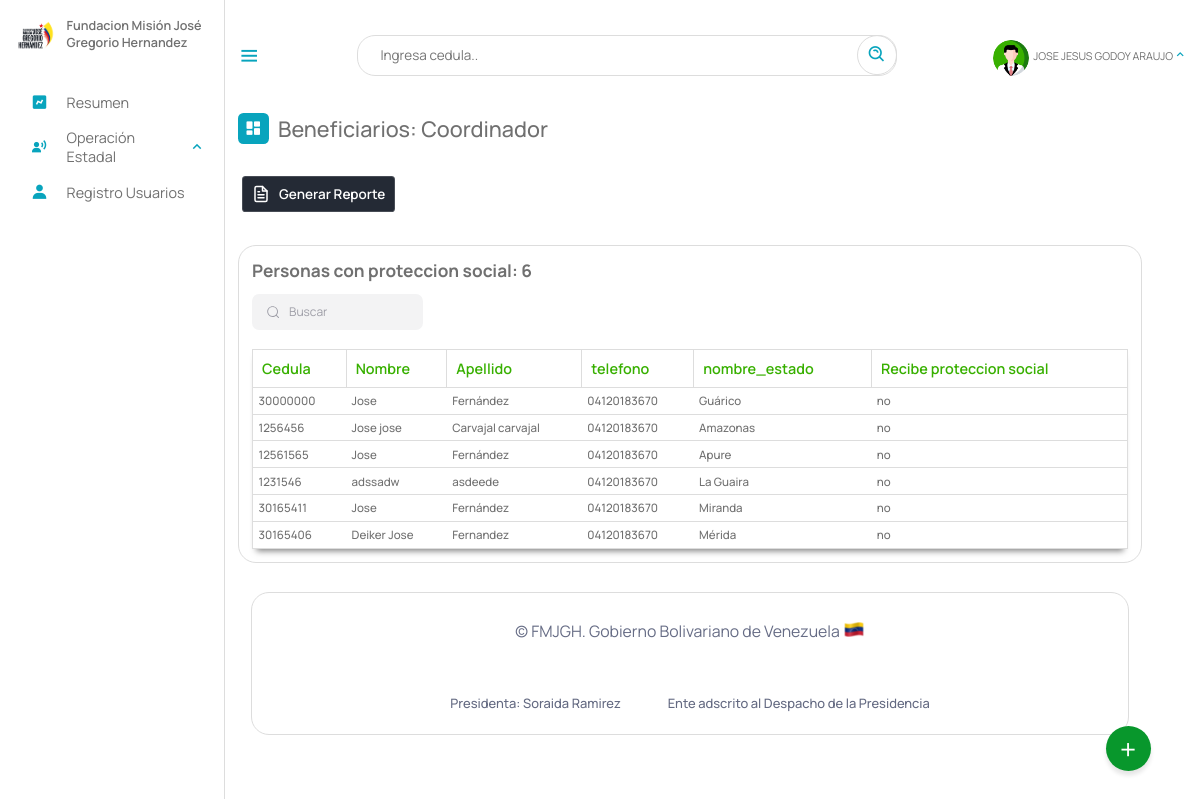
The page /Escritorio/13-proteccionSocial.php (signed in) on the database its author committed.
### tables this page shows
CREATE TABLE `beneficiario` (
  `cedula` int(12) NOT NULL,
  `nombre` text NOT NULL,
  `apellido` text NOT NULL,
  `fecha_naci` date NOT NULL,
  `email` varchar(50) NOT NULL,
  `telefono` varchar(12) NOT NULL,
  `nacionalidad` char(2) NOT NULL,
  `edad` int(2) NOT NULL,
  `sexo` char(1) NOT NULL,
  `edo_civil` text NOT NULL,
  `nro_hijo` int(2) DEFAULT NULL,
  `estado` varchar(10) NOT NULL,
  `municipio` varchar(20) NOT NULL,
  `parroquia` varchar(10) NOT NULL,
  `discapacidad` varchar(10) NOT NULL,
  `atencion_solicitada` varchar(10) DEFAULT NULL,
  `certificado` varchar(50) DEFAULT NULL,
  `registrado_por` text DEFAULT NULL,
  `fecha_registro` date NOT NULL,
  PRIMARY KEY (`cedula`),
  KEY `estado` (`estado`),
  KEY `discapacidad` (`discapacidad`),
  KEY `atencion_solicitada` (`atencion_solicitada`),
  KEY `municipio` (`municipio`),
  KEY `parroquia` (`parroquia`),
  CONSTRAINT `beneficiario_ibfk_1` FOREIGN KEY (`estado`) REFERENCES `estados` (`id_estados`) ON DELETE CASCADE,
  CONSTRAINT `beneficiario_ibfk_2` FOREIGN KEY (`municipio`) REFERENCES `municipios` (`id_municipios`) ON DELETE CASCADE,
  CONSTRAINT `beneficiario_ibfk_3` FOREIGN KEY (`parroquia`) REFERENCES `parroquia` (`id`) ON DELETE CASCADE ON UPDATE CASCADE,
  CONSTRAINT `beneficiario_ibfk_4` FOREIGN KEY (`discapacidad`) REFERENCES `discapacid_e` (`id_e`) ON DELETE CASCADE,
  CONSTRAINT `beneficiario_ibfk_5` FOREIGN KEY (`atencion_solicitada`) REFERENCES `tipoatencion` (`id`) ON DELETE CASCADE
);

CREATE TABLE `estados` (
  `id_estados` varchar(10) NOT NULL,
  `nombre_estado` text NOT NULL,
  `codigo` varchar(255) NOT NULL,
  PRIMARY KEY (`id_estados`)
);

CREATE TABLE `detalles_institucionales` (
  `id` int(11) NOT NULL AUTO_INCREMENT,
  `cedula` int(11) DEFAULT NULL,
  `proteccion_social` char(3) DEFAULT NULL,
  `institucion_registrado` text DEFAULT NULL,
  PRIMARY KEY (`id`),
  KEY `cedula` (`cedula`),
  CONSTRAINT `detalles_institucionales_ibfk_1` FOREIGN KEY (`cedula`) REFERENCES `beneficiario` (`cedula`) ON DELETE CASCADE ON UPDATE CASCADE
);

### php/01-discapacitados.php (called while the page is built, shortened)
<?php
include_once("ManejadorBD.php");
class Discapacitados extends ManejadorBD
{
	private $cnn;
	public function __construct($tipoConexion)
	{
		$this->cnn = parent::conectar($tipoConexion);
	}
	public function PersonasProteccionSocial()
	{
		try {
			$stmt = $this->cnn->prepare("SELECT beneficiario.cedula, beneficiario.nombre, beneficiario.apellido, beneficiario.telefono, estados.nombre_estado, detalles_institucionales.proteccion_social FROM
				beneficiario, estados, detalles_institucionales WHERE
				beneficiario.estado = estados.id_estados and
				beneficiario.cedula = detalles_institucionales.cedula");
			$stmt->setFetchMode(PDO::FETCH_ASSOC);
			$stmt->execute();
			return $stmt->fetchAll();
		} catch (PDOException $error) {
			echo "Error: ejecutando consulta SQL." . $error->getMessage();
			exit();
		}
	}
}

### php/ManejadorBD.php (called while the page is built, shortened)
<?php
	class ManejadorBD extends PDO {
		public $srv	= SRV;
		public $usr	= USR;
		public $pas	= PAS;
		public $dbn	= BDN;
		public function conectar($tipoConexion){
			try{
				switch ($tipoConexion) {
				    case 1:
				        $dsn = "mysql:host=$this->srv;dbname=$this->dbn";
				        break;
				}
				$dbh = new PDO($dsn, $this->usr, $this->pas);
    			$dbh->setAttribute(PDO::ATTR_ERRMODE, PDO::ERRMODE_EXCEPTION);
			}catch(PDOException $error){
                echo "Error al Conectar con la Base de Datos: ".$error->getMessage();
                exit();
			}
            $this->conexionBD = $dbh;
			return $this->conexionBD;
		}
	}
?>

### Escritorio/13-proteccionSocial.php (the view, shortened to what this page needs)
<?php
include_once("partearriba.php");
?>
<div class="dash-contenido">
    <div class="overview">
        <div class="titulo">
            <i class='bx bxs-dashboard'> </i>
            <span class="link-name">Beneficiarios: <?php echo $rol ?></span>
        </div>
    </div>
 <a href=""> <button class="download-button">
        <div class="docs"> Generar Reporte</div>
        <div class="download">
        </div>
    </button></a>
    <div class="tabla-atencion">
        <h2>Personas con proteccion social:
            <?php
            include_once("../php/01-discapacitados.php");
            $aten = new Discapacitados(1);
            $contar = $aten->PersonasProteccionSocial();
            echo count($contar);
            ?>
        </h2>
        <div class="group">
  <input placeholder="Buscar" id= "buscador" type="search" class="inputt">
</div>
<br>
        <table>
            <thead>
                <tr>
                    <th>Cedula</th>
                    <th>Nombre</th>
                    <th>Apellido</th>
                    <th>telefono</th>
                    <th>nombre_estado</th>
                    <th>Recibe proteccion social</th>
                </tr>
            </thead>
            <tbody id="spr">
                <?php
                include_once("../php/01-discapacitados.php");
                $aten = new Discapacitados(1);
                $consulta = $aten->PersonasProteccionSocial();
                if ($consulta) {
                    foreach ($consulta as $registros) {
                ?>
                        <tr>
                            <td><?php echo $registros["cedula"] ?></td>
                            <td><?php echo $registros["nombre"] ?></td>
                            <td><?php echo $registros["apellido"] ?></td>
                            <td><?php echo $registros["telefono"] ?></td>
                            <td><?php echo $registros["nombre_estado"] ?></td>
                            <td><?php echo $registros["proteccion_social"] ?></td>
                        </tr>
                <?php
                    }
                }
                ?>
            </tbody >
        </table>
    </div>
    <?php
    include_once("parteabajo.php");
    ?>

### Escritorio/estilo.css (style rules this page uses)
* { font-family: 'Manrope', sans-serif; margin: 0; padding: 0; box-sizing: border-box; scroll-behavior: smooth; }
:root { --body-color: ; --tran-03:all 0.2 ease ; --tran-03:all 0.3s ease ; --tran-03:all 0.4s ease ; --tran-03:all 0.5s ease ; }
body { height: 100vh; background-color: #fff; }
.menu-dash .dash-contenido { padding-top: 45px; }
.menu-dash .titulo { display: flex; align-items: center; margin: 70px 0 30px 0; }
.menu-dash .titulo i { position: relative; height: 35px; width: 35px; background-color: #08A4BD; border-radius: 6px; color: #fff; display: flex; align-items: center; justify-content: center; font-size: 20px; }
.menu-dash .titulo .link-name { font-size: 24PX; font-weight: 500; color: #707070; margin-left: 10px; }
.group { display: flex; line-height: 28px; align-items: center; position: relative; max-width: 190px; }
.inputt { width: 100%; height: 40px; line-height: 28px; padding: 0 1rem; padding-left: 2.5rem; border: 2px solid transparent; border-radius: 8px; outline: none; background-color: #f3f3f4; color: #350707; transition: .3s ease; }
.inputt::placeholder { color: #9e9ea7; }
.iconn { position: absolute; left: 1rem; fill: #9e9ea7; width: 1rem; height: 1rem; }
table { width: 100%; }

### Escritorio/dash.css (style rules this page uses)
.dash-contenido .tabla-atencion { margin-top: 2rem; border: 1px solid #ddd; border-radius: 20px; padding: 15px; display: flex; flex-direction: column; justify-content: start; align-items: self-start; overflow: auto; }
.dash-contenido .tabla-atencion h2 { margin-bottom: 0.8rem; font-size: 1.2rem; color: #707070; }
.dash-contenido .tabla-atencion table { background-color: #fff; box-shadow: 0 6px 7px -4px rgba(0, 0, 0, 0.5); width: 100%; border: 1px solid #ddd; text-align: left; color: #707070; font-size: 1rem; border-collapse: collapse; transition: .8s; }
.dash-contenido .tabla-atencion table thead th { color: #38b000; font-weight: 600; border: solid 1px #ddd; padding: 10px; }
.dash-contenido .tabla-atencion table tbody td { font-size: .8rem; font-weight: 500; padding: 6px; border-bottom: 1px solid #ddd; }
.download-button { margin-bottom: 20px; position: relative; cursor: pointer; border-width: 0; color: white; font-size: 15px; font-weight: 600; border-radius: 4px; z-index: 1; margin: 5px; }
.download-button .docs { display: flex; align-items: center; justify-content: space-between; gap: 10px; min-height: 40px; padding: 0 10px; border-radius: 4px; z-index: 1; background-color: #242a35; border: solid 1px #e8e8e82d; transition: all .5s cubic-bezier(0.77, 0, 0.175, 1); }
.download { position: absolute; inset: 0; display: flex; align-items: center; justify-content: center; max-width: 90%; margin: 0 auto; z-index: -1; border-radius: 4px; transform: translateY(0%); background-color: #01e056; border: solid 1px #01e0572d; transition: all .5s cubic-bezier(0.77, 0, 0.175, 1); }

### Escritorio/02-buttons/01-buttons.css (style rules this page uses)
body { margin: 0; padding: 0; }

### rows shown on the page
beneficiario: cedula "30000000", nombre "Jose", apellido "Fernández", telefono "04120183670", estado.nombre_estado "Guárico", detalles_institucionales.proteccion_social "no"
beneficiario: cedula "1256456", nombre "Jose jose", apellido "Carvajal carvajal", telefono "04120183670", estado.nombre_estado "Amazonas", detalles_institucionales.proteccion_social "no"
beneficiario: cedula "12561565", nombre "Jose", apellido "Fernández", telefono "04120183670", estado.nombre_estado "Apure", detalles_institucionales.proteccion_social "no"
beneficiario: cedula "1231546", nombre "adssadw", apellido "asdeede", telefono "04120183670", estado.nombre_estado "La Guaira", detalles_institucionales.proteccion_social "no"
beneficiario: cedula "30165411", nombre "Jose", apellido "Fernández", telefono "04120183670", estado.nombre_estado "Miranda", detalles_institucionales.proteccion_social "no"
beneficiario: cedula "30165406", nombre "Deiker Jose", apellido "Fernandez", telefono "04120183670", estado.nombre_estado "Mérida", detalles_institucionales.proteccion_social "no"

### other values the page prints
$NombreUsuarioActivo "JOSE JESUS GODOY ARAUJO"
$rol "Coordinador"
count($contar) "6"
